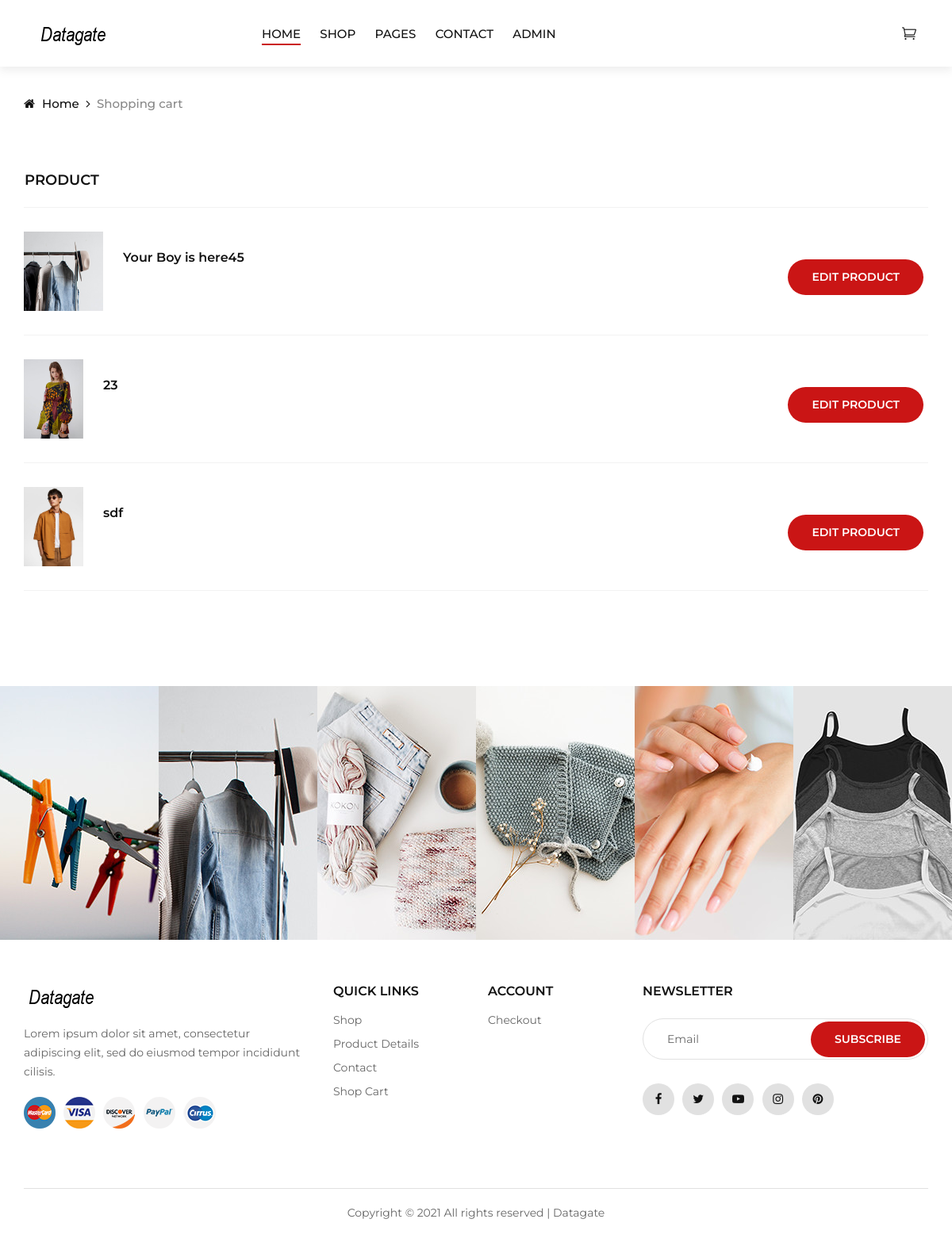
/edit-product-which.php, run on the app's committed database.
### tables this page shows
CREATE TABLE `product_list` (
  `id` int(11) NOT NULL,
  `category` int(11) NOT NULL DEFAULT 1,
  `name` text NOT NULL,
  `brand` varchar(300) NOT NULL,
  `price_current` int(11) NOT NULL,
  `price_previous` int(11) NOT NULL,
  `promotion` text NOT NULL,
  `description_short` text NOT NULL,
  `description_long` longtext NOT NULL,
  `specification` text NOT NULL,
  `stock_value` varchar(200) NOT NULL,
  `image1` varchar(300) NOT NULL,
  `image2` varchar(300) NOT NULL,
  `image3` varchar(300) NOT NULL,
  `image4` varchar(300) NOT NULL
);

### edit-product-which.php (the view, shortened to what this page needs)
<?php
    $dbhost = 'localhost';
    $dbuser = 'root';
    $dbpass = 'kayode1k1';
    $dbname = 'datagate';
    $conn = mysqli_connect($dbhost, $dbuser, $dbpass,$dbname);
    $sql = 'SELECT * from product_list';
    $result = mysqli_query($conn, $sql);
?>
<!DOCTYPE html>
<html lang="zxx">
<head>
    <link rel="stylesheet" href="css/bootstrap.min.css" type="text/css">
    <link rel="stylesheet" href="css/font-awesome.min.css" type="text/css">
    <link rel="stylesheet" href="css/elegant-icons.css" type="text/css">
    <link rel="stylesheet" href="css/jquery-ui.min.css" type="text/css">
    <link rel="stylesheet" href="css/magnific-popup.css" type="text/css">
    <link rel="stylesheet" href="css/owl.carousel.min.css" type="text/css">
    <link rel="stylesheet" href="css/slicknav.min.css" type="text/css">
    <link rel="stylesheet" href="css/style.css" type="text/css">
</head>
<body>
    <?php require('header.php') ?>
    <div class="breadcrumb-option">
        <div class="container">
            <div class="row">
                <div class="col-lg-12">
                    <div class="breadcrumb__links">
                        <a href="./index.html"><i class="fa fa-home"></i> Home</a>
                        <span>Shopping cart</span>
                    </div>
                </div>
            </div>
        </div>
    </div>
    <section class="shop-cart spad">
        <div class="container">
            <div class="row">
                <div class="col-lg-12">
                    <div class="shop__cart__table">
                        <table>
                            <thead>
                                <tr>
                                    <th>Product</th>
                                </tr>
                            </thead>
                            <tbody>
                                <?php
                                    if (mysqli_num_rows($result) > 0) {
                                        while($row = mysqli_fetch_assoc($result)) { ?>
                                           <tr>
                                                <td class="cart__product__item">
                                                    <img src="img/product/<?php echo $row["image1"] ?>" alt="" height="100">
                                                    <div class="cart__product__item__title">
                                                        <h6><?php echo $row["name"] ?></h6>
                                                    </div>
                                                </td>
                                                <td class="cart__close">
                                                    <button class="" style="background: transparent; border: 0 !important;">
                                                        <a class="button-link-default margin-top-1" href="./edit-product.php?id=<?php echo $row["id"] ?>">Edit Product</a>
                                                    </button>
                                                </td>
                                            </tr>
                                      <?php   }
                                    }
                                ?>
                            </tbody>
                        </table>
                    </div>
                </div>
            </div>
        </div>
    </section>
    <?php require('footer.php') ?>
</body>
</html>

### css/style.css (style rules this page uses)
html, body { height: 100%; font-family: "Montserrat", sans-serif; -webkit-font-smoothing: antialiased; }
h1, h2, h3, h4, h5, h6 { margin: 0; color: #111111; font-weight: 400; font-family: "Montserrat", sans-serif; }
h6 { font-size: 16px; }
img { max-width: 100%; }
.spad { padding-top: 100px; padding-bottom: 100px; }
.button-link-default { font-size: 14px; color: #ffffff !important; background: #ca1515; font-weight: 600; border: none; text-transform: uppercase; display: inline-block; padding: 12px 30px; border-radius: 50px; }
.margin-top-1 { margin-top: 1em !important; }
.breadcrumb-option { padding-top: 35px; }
.breadcrumb__links a { font-size: 15px; font-weight: 500; color: #111111; margin-right: 18px; display: inline-block; position: relative; }
.breadcrumb__links a:after { position: absolute; right: -14px; top: 0; content: ""; font-family: "FontAwesome"; }
.breadcrumb__links a i { margin-right: 5px; }
.breadcrumb__links span { font-size: 15px; font-weight: 500; color: #888888; display: inline-block; }
.shop-cart { padding-top: 70px; padding-bottom: 90px; }
.shop__cart__table { margin-bottom: 30px; }
.shop__cart__table table { width: 100%; }
.shop__cart__table thead { border-bottom: 1px solid #f2f2f2; }
.shop__cart__table thead th { font-size: 18px; color: #111111; font-weight: 600; text-transform: uppercase; padding-bottom: 20px; }
.shop__cart__table tbody tr { border-bottom: 1px solid #f2f2f2; }
.shop__cart__table tbody tr td { padding: 30px 0; }
.shop__cart__table tbody tr .cart__product__item { overflow: hidden; width: 585px; }
.shop__cart__table tbody tr .cart__product__item img { float: left; margin-right: 25px; }
.shop__cart__table tbody tr .cart__product__item .cart__product__item__title { overflow: hidden; padding-top: 23px; }
.shop__cart__table tbody tr .cart__product__item .cart__product__item__title h6 { color: #111111; font-weight: 600; }
.shop__cart__table tbody tr .cart__close { text-align: right; }
@media only screen and (min-width: 1200px) { .container { max-width: 1170px; } }

### data on the page
product_list: image1 (picture), name "Your Boy is here45"
product_list: image1 (picture), name "23"
product_list: image1 (picture), name "sdf"
